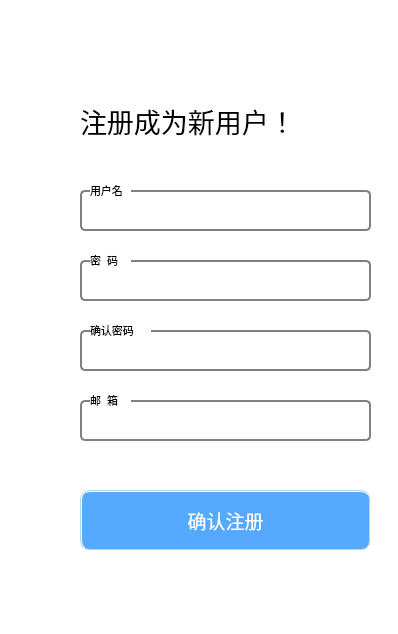
<?xml version="1.0" encoding="UTF-8"?>
<ui version="4.0">
 <class>LiteChat_Register</class>
 <widget class="QMainWindow" name="LiteChat_Register">
  <property name="geometry">
   <rect>
    <x>0</x>
    <y>0</y>
    <width>398</width>
    <height>634</height>
   </rect>
  </property>
  <property name="windowTitle">
   <string>MainWindow</string>
  </property>
  <property name="styleSheet">
   <string notr="true">background-color: rgb(255, 255, 255);</string>
  </property>
  <widget class="QWidget" name="centralwidget">
   <widget class="QLabel" name="label_6">
    <property name="geometry">
     <rect>
      <x>40</x>
      <y>10</y>
      <width>341</width>
      <height>61</height>
     </rect>
    </property>
    <property name="styleSheet">
     <string notr="true">border-image: url(:/img/loginbg.png);</string>
    </property>
    <property name="text">
     <string/>
    </property>
   </widget>
   <widget class="QLabel" name="label">
    <property name="geometry">
     <rect>
      <x>80</x>
      <y>90</y>
      <width>251</width>
      <height>61</height>
     </rect>
    </property>
    <property name="font">
     <font>
      <pointsize>20</pointsize>
     </font>
    </property>
    <property name="text">
     <string>注册成为新用户！</string>
    </property>
   </widget>
   <widget class="QLabel" name="label_3">
    <property name="geometry">
     <rect>
      <x>20</x>
      <y>190</y>
      <width>41</width>
      <height>41</height>
     </rect>
    </property>
    <property name="styleSheet">
     <string notr="true">border-image: url(:/img/id.png);</string>
    </property>
    <property name="text">
     <string/>
    </property>
   </widget>
   <widget class="QLabel" name="label_2">
    <property name="geometry">
     <rect>
      <x>90</x>
      <y>180</y>
      <width>41</width>
      <height>21</height>
     </rect>
    </property>
    <property name="font">
     <font>
      <pointsize>8</pointsize>
     </font>
    </property>
    <property name="text">
     <string>用户名</string>
    </property>
   </widget>
   <widget class="QLineEdit" name="lineEdit">
    <property name="geometry">
     <rect>
      <x>80</x>
      <y>190</y>
      <width>291</width>
      <height>41</height>
     </rect>
    </property>
    <property name="styleSheet">
     <string notr="true">border-radius:5px;
border: 2px groove gray;
border: 2px solid gray; </string>
    </property>
   </widget>
   <widget class="QLabel" name="label_4">
    <property name="geometry">
     <rect>
      <x>20</x>
      <y>260</y>
      <width>41</width>
      <height>41</height>
     </rect>
    </property>
    <property name="styleSheet">
     <string notr="true">border-image: url(:/img/password.png);</string>
    </property>
    <property name="text">
     <string/>
    </property>
   </widget>
   <widget class="QLineEdit" name="lineEdit_2">
    <property name="geometry">
     <rect>
      <x>80</x>
      <y>260</y>
      <width>291</width>
      <height>41</height>
     </rect>
    </property>
    <property name="styleSheet">
     <string notr="true">border-radius:5px;
border: 2px groove gray;
border: 2px solid gray; </string>
    </property>
    <property name="echoMode">
     <enum>QLineEdit::PasswordEchoOnEdit</enum>
    </property>
   </widget>
   <widget class="QLabel" name="label_5">
    <property name="geometry">
     <rect>
      <x>90</x>
      <y>250</y>
      <width>41</width>
      <height>21</height>
     </rect>
    </property>
    <property name="font">
     <font>
      <pointsize>8</pointsize>
     </font>
    </property>
    <property name="text">
     <string>密  码</string>
    </property>
   </widget>
   <widget class="QLabel" name="label_7">
    <property name="geometry">
     <rect>
      <x>20</x>
      <y>330</y>
      <width>41</width>
      <height>41</height>
     </rect>
    </property>
    <property name="styleSheet">
     <string notr="true">border-image: url(:/img/confirmpwd.png);</string>
    </property>
    <property name="text">
     <string/>
    </property>
   </widget>
   <widget class="QLineEdit" name="lineEdit_3">
    <property name="geometry">
     <rect>
      <x>80</x>
      <y>330</y>
      <width>291</width>
      <height>41</height>
     </rect>
    </property>
    <property name="styleSheet">
     <string notr="true">border-radius:5px;
border: 2px groove gray;
border: 2px solid gray; </string>
    </property>
    <property name="text">
     <string/>
    </property>
    <property name="echoMode">
     <enum>QLineEdit::PasswordEchoOnEdit</enum>
    </property>
   </widget>
   <widget class="QLabel" name="label_8">
    <property name="geometry">
     <rect>
      <x>90</x>
      <y>320</y>
      <width>61</width>
      <height>21</height>
     </rect>
    </property>
    <property name="font">
     <font>
      <pointsize>8</pointsize>
     </font>
    </property>
    <property name="text">
     <string>确认密码</string>
    </property>
   </widget>
   <widget class="QLabel" name="label_9">
    <property name="geometry">
     <rect>
      <x>20</x>
      <y>400</y>
      <width>41</width>
      <height>41</height>
     </rect>
    </property>
    <property name="styleSheet">
     <string notr="true">border-image: url(:/img/mail.png);</string>
    </property>
    <property name="text">
     <string/>
    </property>
   </widget>
   <widget class="QLineEdit" name="lineEdit_4">
    <property name="geometry">
     <rect>
      <x>80</x>
      <y>400</y>
      <width>291</width>
      <height>41</height>
     </rect>
    </property>
    <property name="styleSheet">
     <string notr="true">border-radius:5px;
border: 2px groove gray;
border: 2px solid gray; </string>
    </property>
   </widget>
   <widget class="QLabel" name="label_10">
    <property name="geometry">
     <rect>
      <x>90</x>
      <y>390</y>
      <width>41</width>
      <height>21</height>
     </rect>
    </property>
    <property name="font">
     <font>
      <pointsize>8</pointsize>
     </font>
    </property>
    <property name="text">
     <string>邮  箱</string>
    </property>
   </widget>
   <widget class="QPushButton" name="pushButton">
    <property name="geometry">
     <rect>
      <x>80</x>
      <y>490</y>
      <width>291</width>
      <height>61</height>
     </rect>
    </property>
    <property name="font">
     <font>
      <family>黑体</family>
      <pointsize>14</pointsize>
     </font>
    </property>
    <property name="styleSheet">
     <string notr="true">color: rgb(255, 255, 255);
background-color: rgb(85, 170, 255);
border-radius:10px;	
border: 2px groove lightblue;</string>
    </property>
    <property name="text">
     <string>确认注册</string>
    </property>
   </widget>
   <zorder>label_6</zorder>
   <zorder>label</zorder>
   <zorder>label_3</zorder>
   <zorder>lineEdit</zorder>
   <zorder>label_2</zorder>
   <zorder>label_4</zorder>
   <zorder>lineEdit_2</zorder>
   <zorder>label_5</zorder>
   <zorder>label_7</zorder>
   <zorder>lineEdit_3</zorder>
   <zorder>label_8</zorder>
   <zorder>label_9</zorder>
   <zorder>lineEdit_4</zorder>
   <zorder>label_10</zorder>
   <zorder>pushButton</zorder>
  </widget>
  <widget class="QMenuBar" name="menubar">
   <property name="geometry">
    <rect>
     <x>0</x>
     <y>0</y>
     <width>398</width>
     <height>17</height>
    </rect>
   </property>
  </widget>
  <widget class="QStatusBar" name="statusbar"/>
 </widget>
 <resources/>
 <connections/>
</ui>
